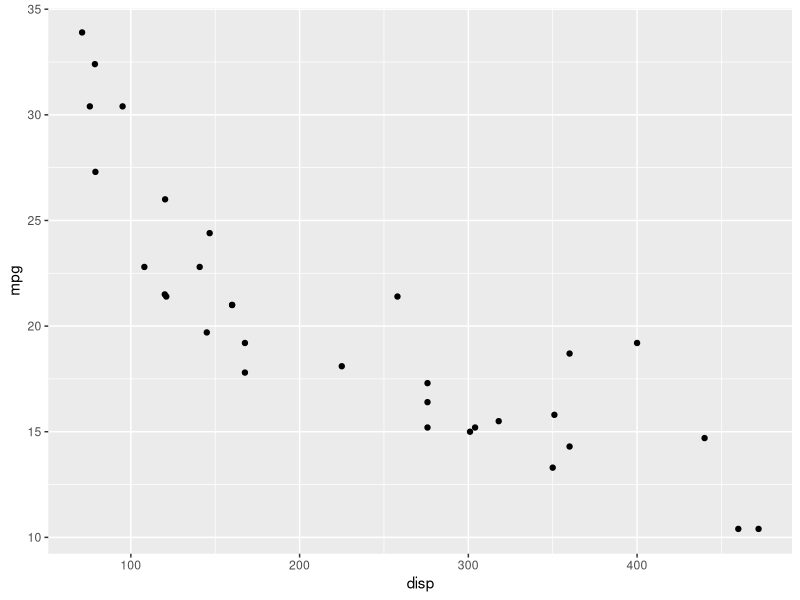
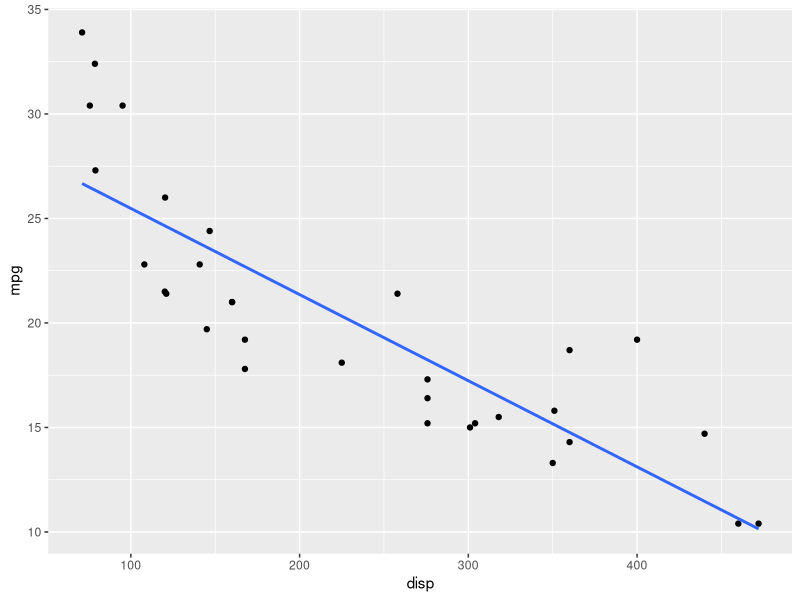
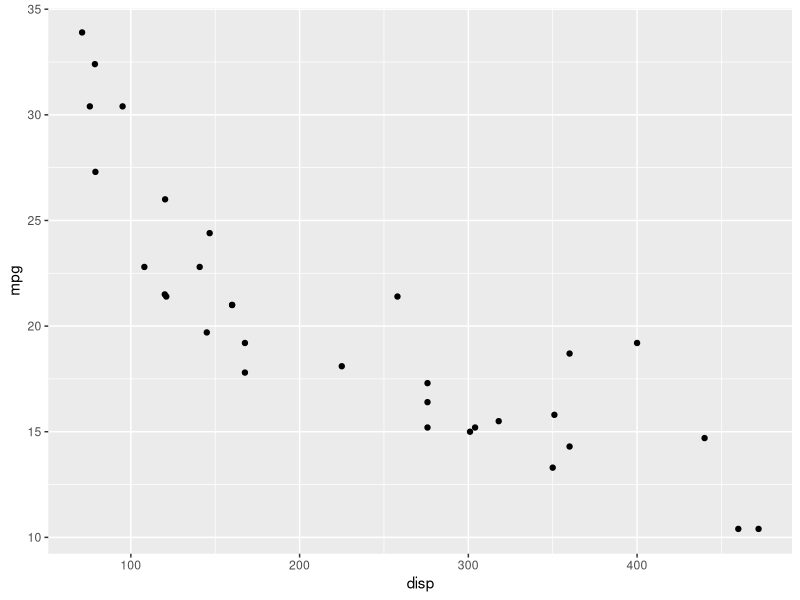
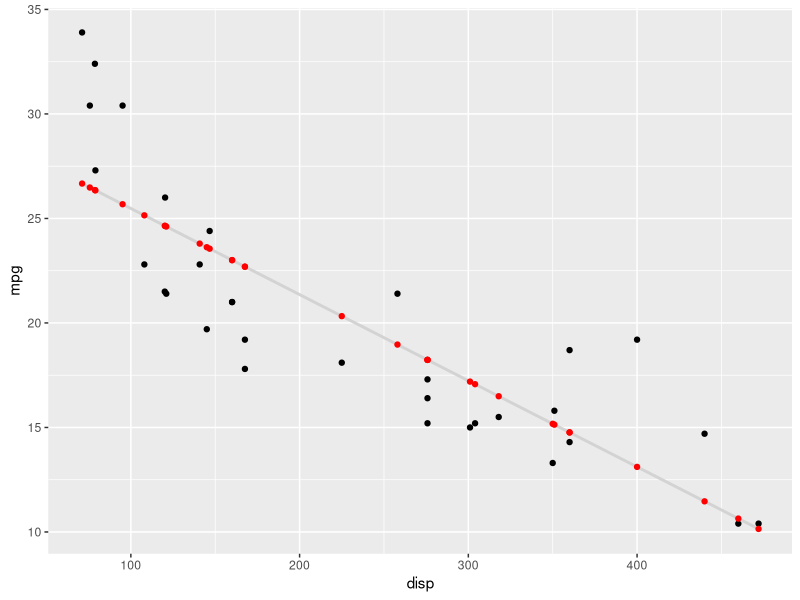
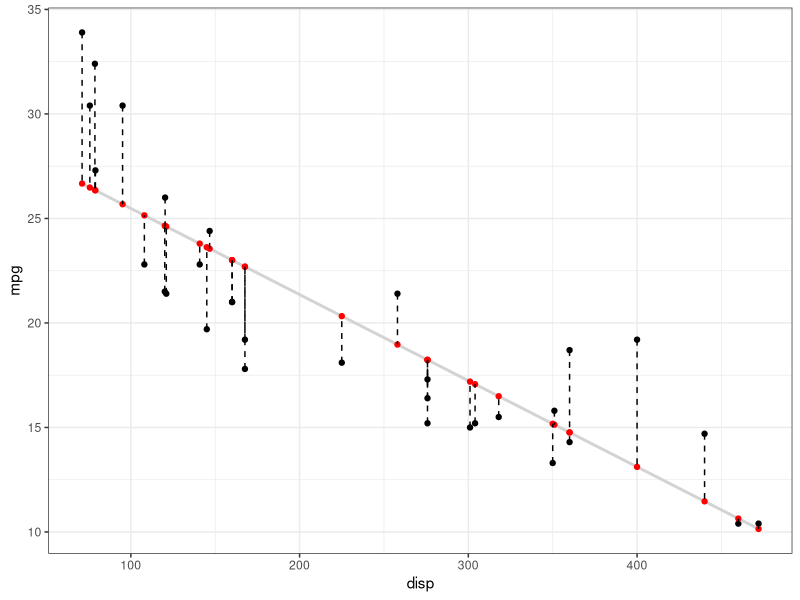
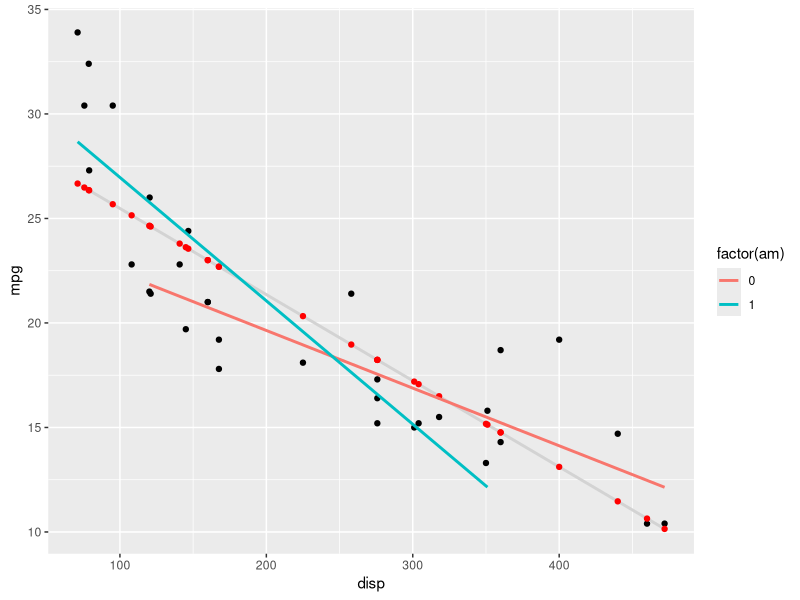
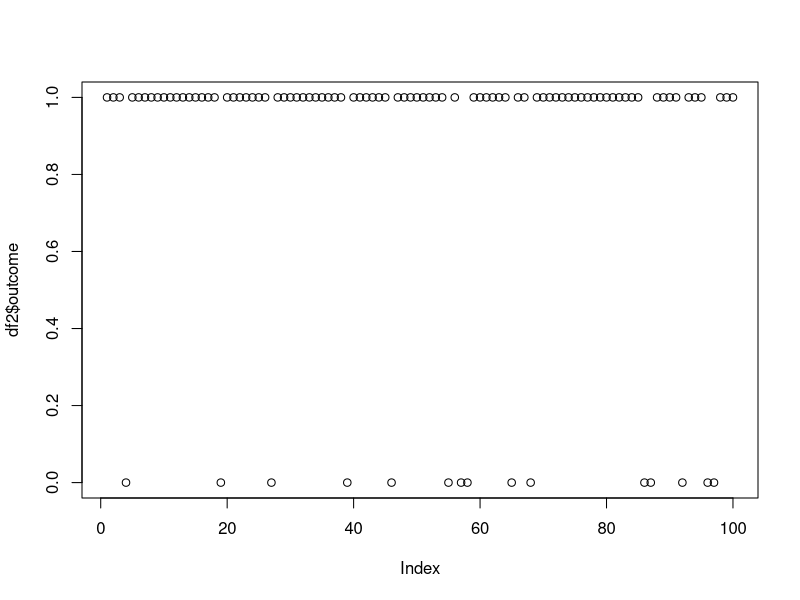
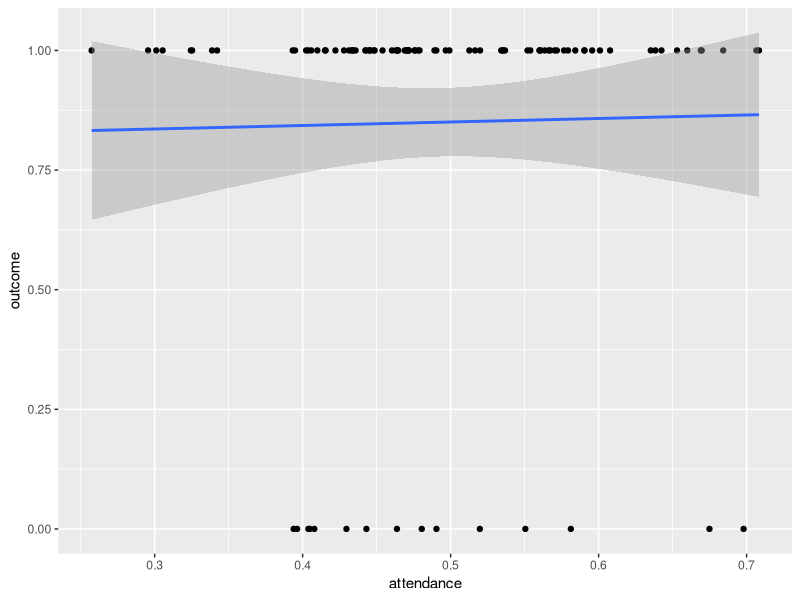

The R script that drew these images, in order:
#Packages
library(tidyverse)
library(fitdistrplus)


# Data
data("mtcars")
df <- mtcars

# quick peek
glimpse(df)


#plot mpg vs disp

p = ggplot(df, aes(x=disp,y=mpg)) +
  geom_point() 
p

p + geom_smooth(method = "lm", se=FALSE)

# Make linear model of relationship between disp and mpg
mod1 = lm(mpg ~ disp, data = df)
summary(mod1)
# gather info from model
df$predicted <- predict(mod1)
df$residuals <- residuals(mod1)

df
p

# plot from above but with model precited values
p2 = p + geom_smooth(method="lm", se=FALSE, alpha=.05, color="lightgrey") +
  geom_point(aes(y=df$predicted),color="Red")
p2

# Show residuals
p2 + geom_segment(aes(xend=disp,yend=df$predicted),linetype=2) +
  theme_bw() 
#shows you the difference between actual and theoretical

p2 + geom_smooth(aes(color = factor(am)), se = FALSE, method = "lm")
#anova splits data into categorical groups and runs linear models. If parallel no interaction. 
mod2 = aov(mpg ~ disp * factor(am), data = mtcars)
summary(mod2)


outcome = rbinom(100,1,.8)

attendance = rnorm(100,.5,.1)

score = sample(0:100,100)

df2= data.frame(outcome=outcome, attendance = attendance, score = score)

plot(df2$outcome)
ggplot(df2, aes(x=attendance, y=outcome)) +
  geom_point() + geom_smooth(method = "lm")


mod3 = glm(outcome ~ attendance, family = "binomial", data = df2)
summary(mod3)
